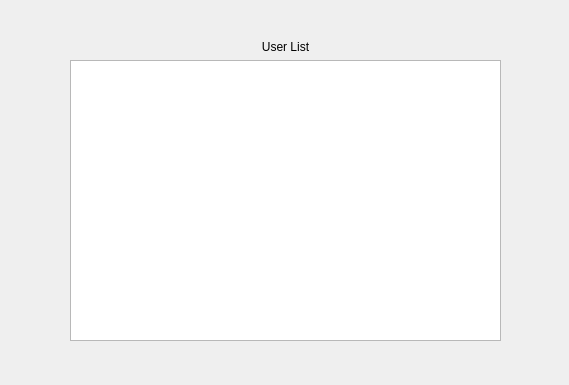
<?xml version="1.0" encoding="UTF-8"?>
<ui version="4.0">
 <class>UserList</class>
 <widget class="QDialog" name="UserList">
  <property name="geometry">
   <rect>
    <x>0</x>
    <y>0</y>
    <width>569</width>
    <height>385</height>
   </rect>
  </property>
  <property name="windowTitle">
   <string>Dialog</string>
  </property>
  <widget class="QWidget" name="layoutWidget">
   <property name="geometry">
    <rect>
     <x>70</x>
     <y>40</y>
     <width>431</width>
     <height>301</height>
    </rect>
   </property>
   <layout class="QVBoxLayout" name="verticalLayout">
    <item>
     <widget class="QLabel" name="label">
      <property name="text">
       <string>User List</string>
      </property>
      <property name="alignment">
       <set>Qt::AlignCenter</set>
      </property>
     </widget>
    </item>
    <item>
     <widget class="QTableView" name="UserListTable">
      <property name="sortingEnabled">
       <bool>true</bool>
      </property>
     </widget>
    </item>
   </layout>
  </widget>
 </widget>
 <resources/>
 <connections/>
</ui>
